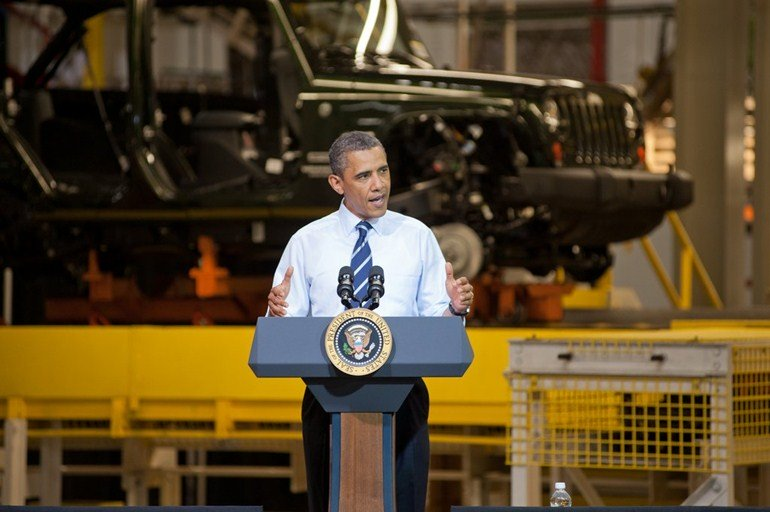
#> input picture samples/obama.jpg, 770 x 512 px
$ python create.py
#> lines starting #> are read from the running program, lines starting #| are printed output that depends on the picture
#!/usr/bin/python

from PIL import Image

org=Image.open("obama.jpg")
#> org is the input picture: PIL image 770x512 RGB; mean R, G, B 87.5, 70.2, 41.8
org.save("/tmp/obama.png", "PNG")
small=org.copy()
ret = small.crop((210, 120, 510, 420))
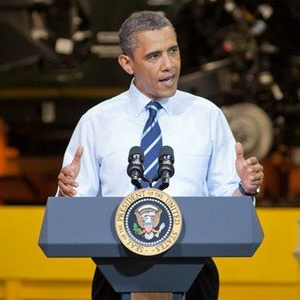
#> ret: PIL image 300x300 RGB; mean R, G, B 107.1, 96.1, 76.3
ret.save("/tmp/small.png", "PNG")
med=org.copy()
med=med.crop((180, 70, 720, 480))
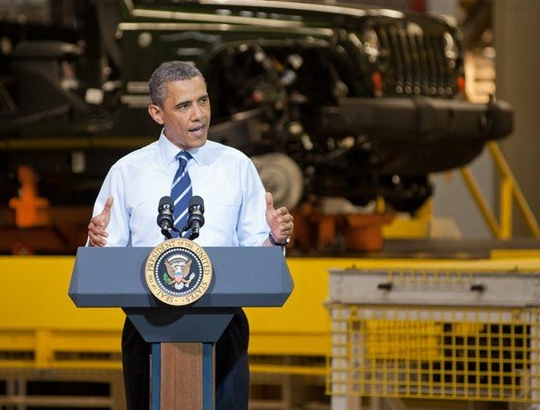
#> med: PIL image 540x410 RGB; mean R, G, B 97.1, 80.1, 51.9
med.save("/tmp/med.png", "PNG")
